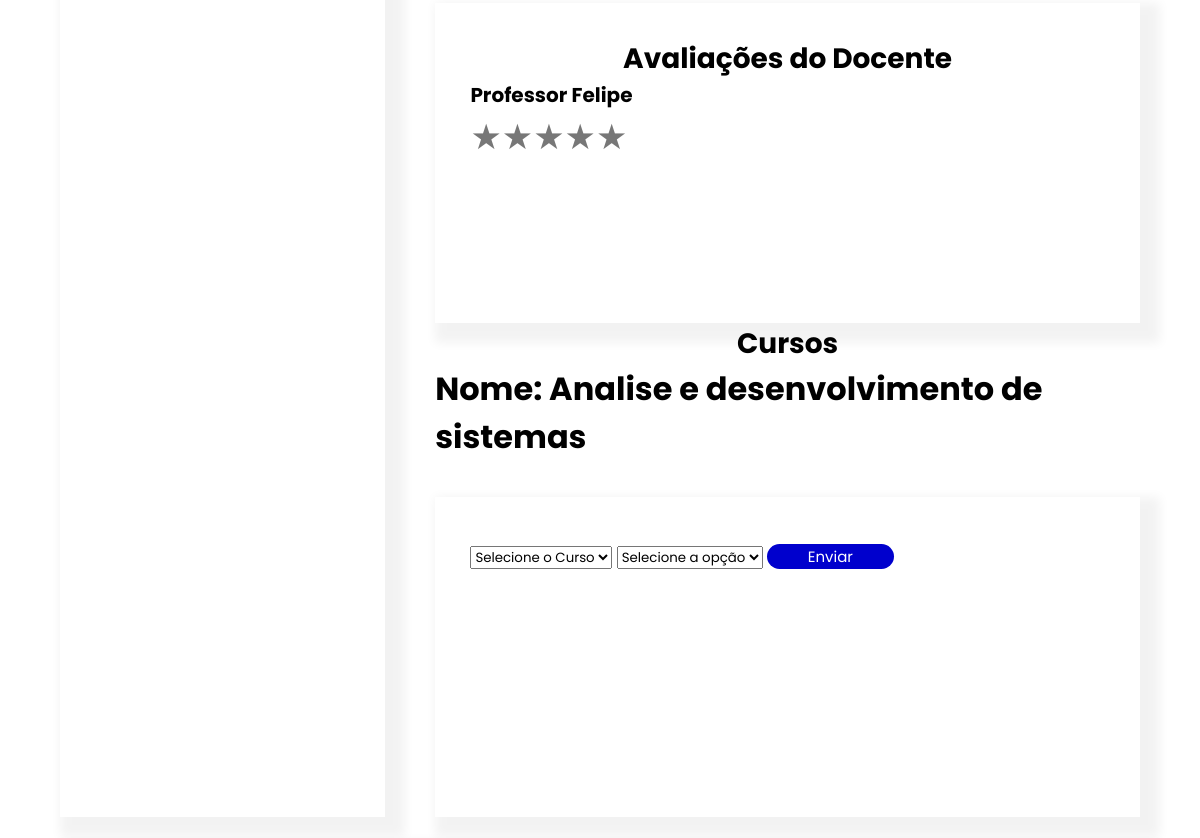
Before: /perfil/ (signed in, middle part) with the older database file.
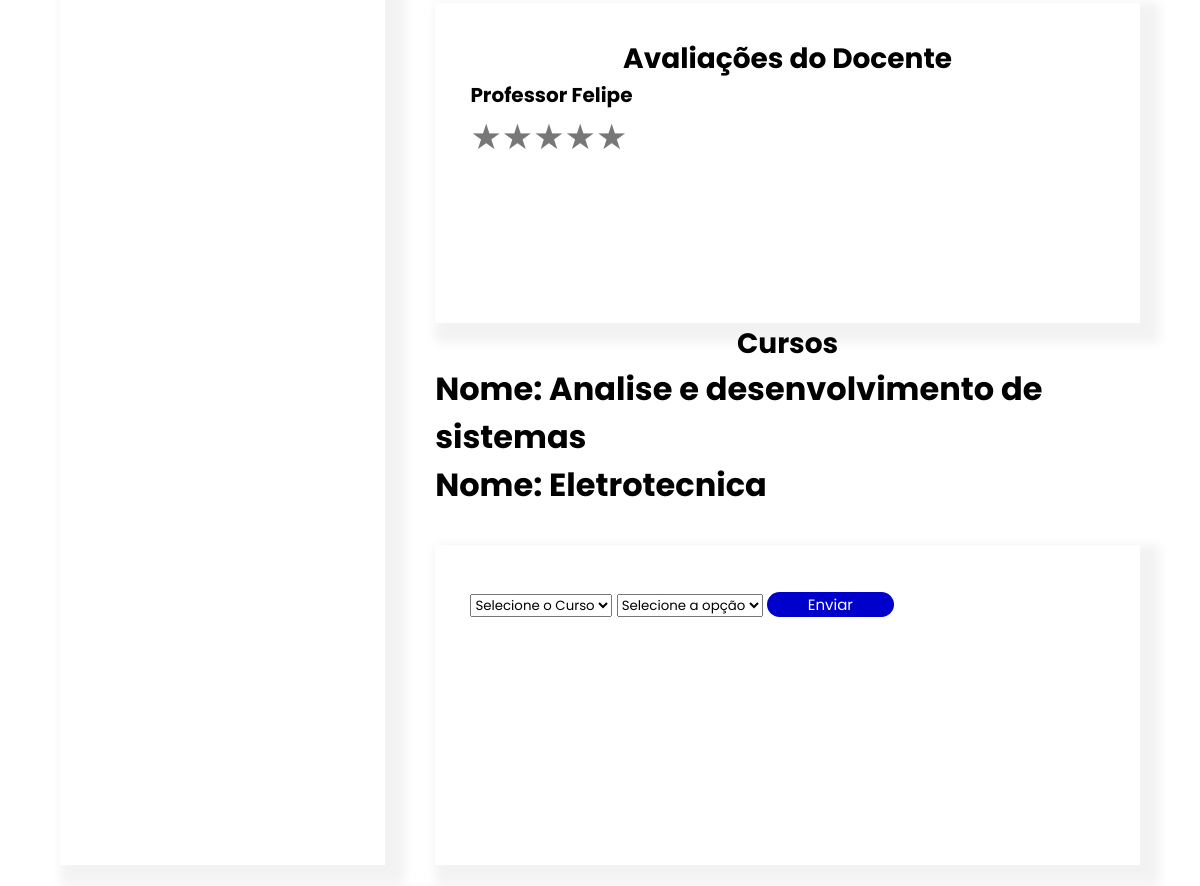
After: the same page with the newer database file.
### perfil/models.py (models this page shows)
class curso_aluno(models.Model):
    curs_codigo  = models.BigAutoField(primary_key=True)
    curs_insituicao = models.ForeignKey(curso_instituicao, on_delete=models.CASCADE)
    curs_perfil_fk = models.ForeignKey(PerfilUser, on_delete=models.CASCADE)

class curso_instituicao(models.Model):
    curs_codigo  = models.BigAutoField(primary_key=True)
    curs_nome = models.CharField(max_length=45, null=True)
    curs_perfil_fk = models.ForeignKey(PerfilUser, on_delete=models.CASCADE)

### perfil/views.py (the view)
# urls.py: path('', views.AtualizacaoPerfil.as_view(), name='perfil'),
class AtualizacaoPerfil(Perfil):
    def post(self, *args, **kwargs):
        usuario = get_object_or_404(
            User, username=self.request.user.username)
        if 'mudar-foto' in self.request.POST:
            foto_pessoa =  self.request.FILES.get('perfil_foto_usuario')
            self.perfil.per_foto = foto_pessoa
            self.perfil.save()
            return redirect('perfil:perfil')
        """ PRECISSA REPARO - DATA  """
        if 'dados-usuario' in self.request.POST:
            print('Entrou')
            first_name = self.usuarioForm.data.get('first_name')
            if self.usuarioPerfil.is_valid():
                perfilUsuario = self.usuarioPerfil.save(commit=False)
                perfilUsuario.per_pessoa_pk = usuario
                perfilUsuario.save()
            if first_name:
                usuario.first_name = first_name
            usuario.save()
            return redirect('perfil:perfil')
        if 'botao-certificado' in self.request.POST:
            documento = self.request.FILES.get('cert_arquivo')
            arquivo = self.certificado.save(commit=False)
            arquivo.cert_pessoa_fk = self.perfil
            arquivo.cert_arquivo = documento
            arquivo.save()
            return redirect('perfil:perfil')
        if 'botao-vag'  in self.request.POST:
            post = self.postvaga.save(commit=False)
            post.vag_usuario_fk =  usuario
            post.save()
            objeto = Vaga_cadastradas(
                vcad_perfil_fk=self.perfil,
                vcad_postVaga_fk=post
            )
            objeto.save()
            return redirect('perfil:perfil')
        if 'botao-csv' in self.request.POST:
            arquivo = self.request.FILES.get('arquivo')
            arquivo_nome_turma = self.request.POST.get('arquivo_nome_turma')
            if not arquivo or not arquivo_nome_turma:
                messages.error(
                    self.request,
                    "Digite todos os campos para o envio"
                )
                return redirect('perfil:perfil')
            file = arquivo.read().decode('latin-1').splitlines()
            reader = csv.reader(file, delimiter=';')
            aluno_lista = []
            for linha,tabela in enumerate(reader):
                if linha <= 2:
                    continue
                nome = tabela[1]
                matricula = tabela[0].replace('.','').replace(',','').replace('-','')
                obj = models.Aluno_Csv(
                    alu_nome=nome,
                    alu_matricula=matricula,
                    alu_turma=arquivo_nome_turma,
                )
                models.Aluno_Csv.objects.filter(alu_nome=nome, alu_matricula=matricula
                                                ,alu_turma=arquivo_nome_turma).delete()
                aluno_lista.append(obj)
            models.Aluno_Csv.objects.bulk_create(aluno_lista)
        if 'btn-docente' in self.request.POST:
            if not self.docenteFormulario.is_valid():
                messages.error(
                    self.request,
                    self.docenteFormulario.errors
                )
                return redirect('perfil:perfil')
            nome_docente = self.request.POST.get('nome_docente')
            email_docente = self.request.POST.get('email_docente')
            senha_docente = self.request.POST.get('senha_docente')
            cpf_docente = self.request.POST.get('cpf_docente')
            docente = User(
                username= email_docente.lower(),
                first_name = nome_docente,
                email= email_docente
            )
            docente.set_password(senha_docente)
            docente.save()
            perfil = models.PerfilUser(
                per_pessoa_fk=docente,
                tipo='D',
                cpf_cnpj= cpf_docente,
            )
            docente_perfil = []
            docente_perfil.append(perfil)
            models.PerfilUser.objects.bulk_create(docente_perfil)
            instituicao_docente = models.Docente(doce_perfil_pk=perfil, doce_instituicao_fk=usuario)
            instituicao_docente.save()
            curso_docente = self.request.POST.getlist('curso_docente')
            for value in curso_docente:
                curso_instituicao = get_object_or_404(models.curso_instituicao, curs_codigo=int(value))
                docente_curso = Docente_curso(doce_docente_pk=instituicao_docente,
                                              doce_curso_instituicao_fk=curso_instituicao)
                docente_curso.save()
            return redirect('perfil:perfil')
        if 'botao-curso-instituicao' in self.request.POST:
            curso = self.cursoform.save(commit=False)
            curso.curs_perfil_fk = self.perfil
            curso.save()
        if 'curso_escolhido' in self.request.POST:
            nome_instituicao = self.request.POST.get('instituicao')
            nome_curso = self.request.POST.get('curso')
            usuario = get_object_or_404(User, first_name=nome_instituicao)
            perfil = models.PerfilUser.objects.filter(per_pessoa_fk=usuario).first()
            curso_institui = get_object_or_404(models.curso_instituicao, curs_perfil_fk=perfil, curs_nome=nome_curso)
            print(curso_institui, 'Aqui')
            aluno_curso = models.curso_aluno(curs_insituicao=curso_institui, curs_perfil_fk=self.perfil)
            aluno_curso.save()
            return redirect('perfil:perfil')
        return redirect('home:inicial')

### perfil/forms.py
class PerfilForms(forms.ModelForm):
    class Meta:
        model = models.PerfilUser
        fields = ('cpf_cnpj','per_tell','per_detalhe',)
    def __init__(self, per_cod=None, *args, **kwargs):
        super().__init__(*args, **kwargs)
        self.per_cod = per_cod

class UsuarioAtualizar(forms.ModelForm):
    password = forms.CharField(
        required=False,
        widget=forms.PasswordInput,
        label='Senha',
    )
    password2 = forms.CharField(
        required=False,
        widget=forms.PasswordInput,
        label='Confirma senha ',
    )
    class Meta():
        model = User
        fields = ('first_name', 'email', 'password', 'password2')
    def __init__(self, usuario=None, *args, **kwargs):
        super().__init__(*args, **kwargs)
        self.usuario = usuario

### perfil/views.py (called while the page is built)
    def get(self, *args, **kwargs):
        return render(self.request, self.templates_name, self.informacoes)

### perfil/templates/perfil/perfil.html (shortened to what this page needs)
{% extends 'base.html' %}
{% load static %}
{% block conteudo %}
{% include 'parcias/_header.html' %}
{% block style %}<link rel="stylesheet" href="{% static 'perfil.css'%}">{% endblock %}
 <main class="main">
        <div class="container-meio">
            <div class="container-sobre" >
            </div>
            <div class="box-vagas">
                {% if perfilPessoa.tipo == 'A' %}
                <div class="container-avaliacao">
                    <h4 class="title-meio-h3">Avaliações do Docente</h4>
                    <div class="box-avaliacao">
                        <h5 class="text-docente">Professor Felipe</h5>
                    </div>
                    <div class="rating">
                        <label for="star5"></label>
                        <label for="star4"></label>
                        <label for="star3"></label>
                        <label for="star2"></label>
                        <label for="star1"></label>
                    </div>
                </div>
                 <h4 class="title-meio-h3">Cursos</h4>
                {% for curso in  curso_aluno_vinculado%}
                    <h1>Nome: {{curso.curs_insituicao.curs_nome}}</h1>
                {%endfor%}
                <form action="" method="POST" name="curso_escolhido">
          <div class="container-avaliacao">
          <select id="firstOption" name="instituicao">
                    <option value="">Selecione o Curso</option>
                    </select>
                     <select id="secondOption" name="curso">
                        <option value="">Selecione a opção</option>
                    </select>
              <button type="submit" name="curso_escolhido" class="btn-alterar-sobre">Enviar</button>
                </div>
      </form>
                {%endif%}
            </div>
        </div>
{%endblock%}

### templates/base.html (shortened to what this page needs)
{% load static %}
<!DOCTYPE html>
<html lang="pt-BR">
<head>
    {% block style %}{% endblock %}
</head>
<body>
    {% block conteudo %}{% endblock %}
</body>
</html>

### templates/parcias/_header.html (shortened to what this page needs)
{% load static %}
<link rel="stylesheet" href="{% static '_header.css'%}">

### templates/static/perfil.css (style rules this page uses)
* { margin: 0; font-family: 'Poppins', sans-serif; }
body { height: 100%; }
.container-meio { padding: 5% 5% 0 5%; display: flex; gap: 50px; }
.container-sobre { background-color: white; box-shadow: 10px 10px 10px 10px rgba(0, 0, 0, 0.05); width: 40%; padding: 2%; }
.title-meio-h3 { font-size: 21pt; font-weight: bold; text-align: center; }
.btn-alterar-sobre { margin: 0 auto; margin-top: 2%; text-align: center; border-radius: 25px; font-size: 15px; width: 20%; height: 25px; border: none; background-color: #0000CD; color: white; cursor: pointer; }
.box-vagas { width: 100%; }
.container-avaliacao { background-color: white; box-shadow: 10px 10px 10px 10px rgba(0, 0, 0, 0.05); overflow-x: scroll; height: 250px; margin-top: 5%; padding: 5%; }
.text-docente { font-size: 2.5vh; }
.rating { display: inline-block; }
.rating label { float: right; color: #777777; }
.rating label:before { content: '\2605'; font-size: 35px; }

Changed rows visible on the page:
added curso_aluno: curs_insituicao.curs_nome "Eletrotecnica"
